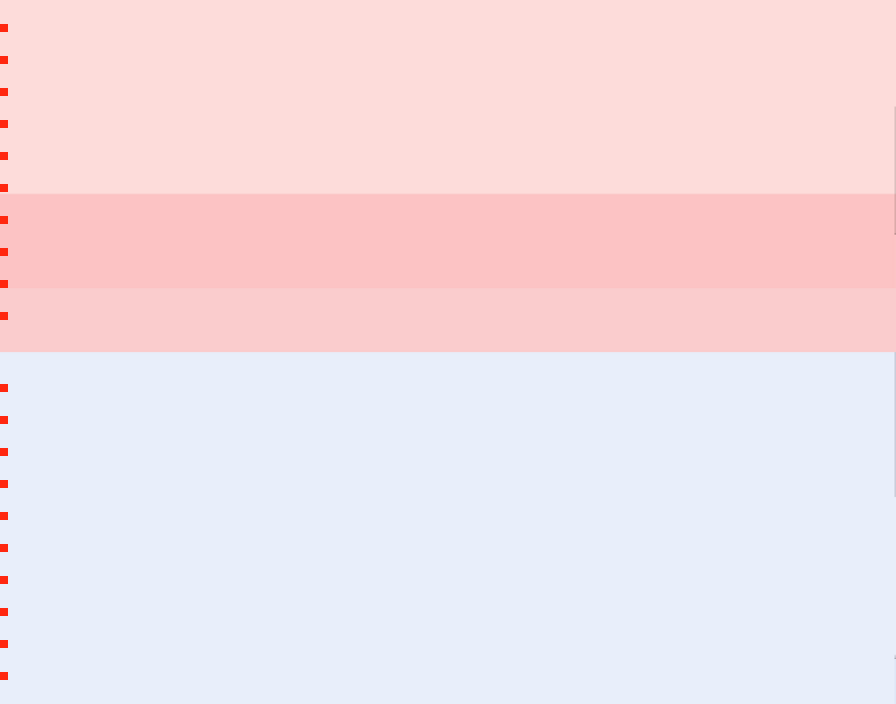

Tiled map render using the project's own tile images. Description and the map definition, with tile-layer contents summarised, below:
An orthogonal 112x88 tile map with 8x8 px tiles, 1 tile layer (Platforms), 1 image layer.

<map version="1.2" tiledversion="1.2.3" orientation="orthogonal" renderorder="right-down" width="112" height="88" tilewidth="8" tileheight="8" infinite="0" nextlayerid="5" nextobjectid="1">
 <tileset firstgid="1" name="pixel3" tilewidth="8" tileheight="8" tilecount="1" columns="1">
  <image source="Pixel3.png" width="8" height="8" />
 </tileset>
 <imagelayer id="2" name="Background">
  <image source="small_both_sides.png" width="896" height="704" />
 </imagelayer>
 <layer id="4" name="Platforms" width="112" height="88">
  <data>[9856 cells, 20 non-empty, 1 distinct tile ids]</data>
 </layer>
</map>
